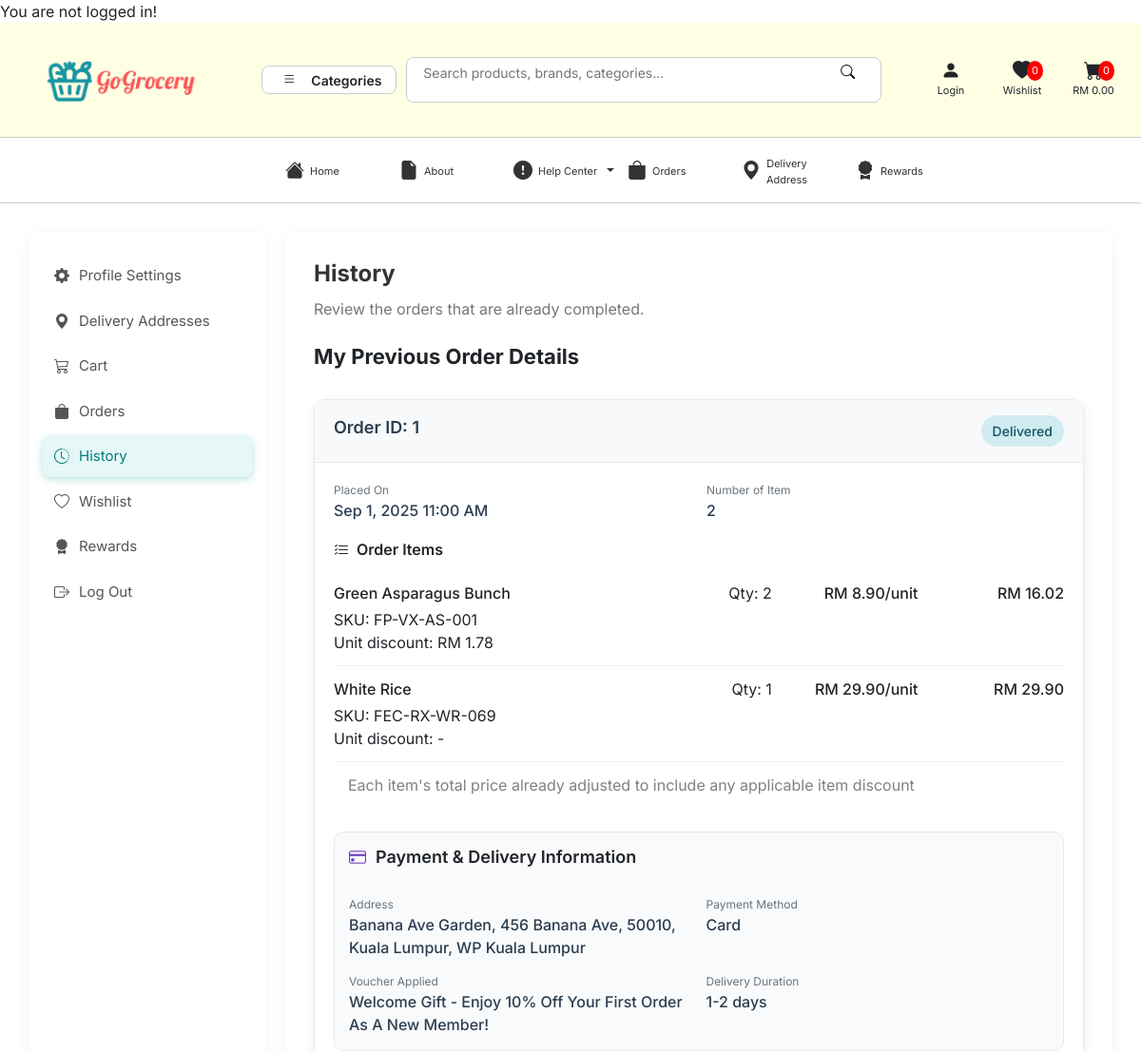
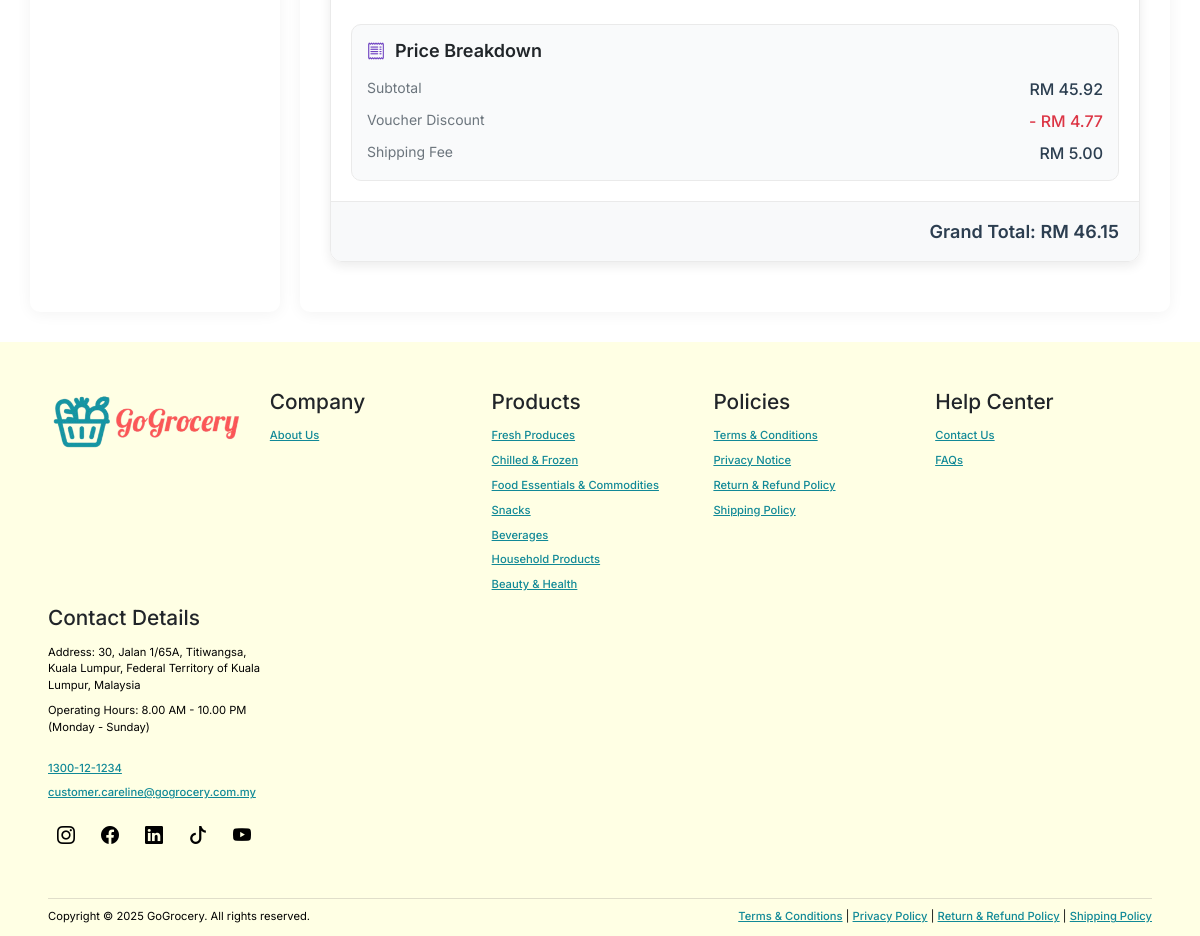
The app's page /profile/history/historyDetails.php?id=1 with its own data (2 pictures, top to bottom).
### tables this page shows
CREATE TABLE IF NOT EXISTS orders (
  order_id INT UNSIGNED AUTO_INCREMENT PRIMARY KEY,
  user_id INT UNSIGNED NOT NULL,
  address_id INT UNSIGNED NOT NULL,
  status ENUM('paid','delivered') NOT NULL DEFAULT 'paid',   
  payment_method ENUM('card','bank_transfer','e_wallet','grabpay','fpx') NOT NULL,
  voucher_id INT UNSIGNED NULL,                     
  subtotal DECIMAL(10,2) NOT NULL DEFAULT 0.00,
  voucher_discount_value DECIMAL(10,2) NOT NULL DEFAULT 0.00,  
  shipping_fee DECIMAL(10,2) NOT NULL DEFAULT 0.00,
  delivery_duration VARCHAR(50) NOT NULL,
  grand_total DECIMAL(10,2) AS (subtotal - voucher_discount_value + shipping_fee) STORED,
  placed_at TIMESTAMP NOT NULL DEFAULT CURRENT_TIMESTAMP,
  KEY idx_orders_user (user_id),
  CONSTRAINT fk_orders_user
    FOREIGN KEY (user_id) REFERENCES users(user_id)
    ON DELETE RESTRICT ON UPDATE CASCADE,
  CONSTRAINT fk_orders_address
    FOREIGN KEY (address_id) REFERENCES addresses(address_id)
    ON DELETE RESTRICT ON UPDATE CASCADE,
  CONSTRAINT fk_orders_voucher
    FOREIGN KEY (voucher_id) REFERENCES vouchers(voucher_id)
    ON DELETE SET NULL ON UPDATE CASCADE
);

CREATE TABLE IF NOT EXISTS order_items (
  order_item_id INT UNSIGNED AUTO_INCREMENT PRIMARY KEY,
  order_id INT UNSIGNED NOT NULL,
  product_id INT UNSIGNED NOT NULL,
  product_name VARCHAR(255) NOT NULL,       
  sku VARCHAR(64) NOT NULL,                 
  unit_price DECIMAL(10,2) NOT NULL,
  quantity INT UNSIGNED NOT NULL CHECK (quantity > 0),
  line_discount DECIMAL(10,2) NOT NULL DEFAULT 0.00,     
  line_total DECIMAL(10,2) AS (unit_price * quantity - line_discount) STORED,
  KEY idx_order_items_order (order_id),
  KEY idx_order_items_product (product_id),
  CONSTRAINT fk_order_items_order
    FOREIGN KEY (order_id) REFERENCES orders(order_id)
    ON DELETE CASCADE ON UPDATE CASCADE,
  CONSTRAINT fk_order_items_product
    FOREIGN KEY (product_id) REFERENCES products(product_id)
    ON DELETE RESTRICT ON UPDATE CASCADE
);

CREATE TABLE IF NOT EXISTS vouchers (
  voucher_id INT UNSIGNED AUTO_INCREMENT PRIMARY KEY,
  voucher_name VARCHAR(100) NOT NULL UNIQUE,   
  description VARCHAR(255) NOT NULL,
  terms_conditions TEXT NOT NULL,             
  voucher_image_url VARCHAR(500) NOT NULL, 
  discount_type ENUM('PERCENT','FIXED') NOT NULL,
  discount_value DECIMAL(10,2) NOT NULL,
  min_subtotal DECIMAL(10,2) DEFAULT 0.00,    
  start_date TIMESTAMP NOT NULL,
  end_date TIMESTAMP NOT NULL,
  all_user_limit INT UNSIGNED DEFAULT NULL,   
  created_at TIMESTAMP NOT NULL DEFAULT CURRENT_TIMESTAMP
);

### profile/history/historyDetails.php (the view, shortened to what this page needs)
 <?php
if (isset($_GET['id'])) {
    $order_id = intval($_GET['id']);
} else {
    die("Fail to get order_id from order page.");
}
?>
<?php
include(__DIR__ . '/../../connect_db.php');
$errorMsg = null;
$orderStmt = $conn->prepare("SELECT * FROM orders WHERE order_id = ?");
$orderStmt->bind_param("i", $order_id);
if ($orderStmt->execute()){
    $orderResult = $orderStmt->get_result();
    $orderInfo = $orderResult->fetch_assoc();
} else {
    $errorMsg = $orderStmt->error;
}
$address_id = $orderInfo['address_id'];
$voucher_id = $orderInfo['voucher_id'];
$addressStmt = $conn->prepare("SELECT * FROM addresses WHERE address_id = ?");
$addressStmt->bind_param("i", $address_id);
if ($addressStmt->execute()){
    $addressResult = $addressStmt->get_result();
    $address = $addressResult->fetch_assoc();
    $parts = [];
    if (!empty($address['apartment'])) {
        $parts[] = $address['apartment'];
    }
    $parts[] = $address['street'];
    $parts[] = $address['postcode'];
    $parts[] = $address['city'];
    $parts[] = $address['state_territory'];
    $address = implode(", ", $parts);
} else {
    $errorMsg = $addressStmt->error;
}
$itemStmt = $conn->prepare("SELECT * FROM order_items WHERE order_id = ?");
$itemStmt->bind_param("i", $order_id);
if ($itemStmt->execute()){
    $itemResult = $itemStmt->get_result();
    $orderItemList = [];
    while($row = $itemResult->fetch_assoc()) {
        $orderItemList[] = $row;
    }
} else {
    $errorMsg = $itemStmt->error;
}
$voucherStmt = $conn->prepare("SELECT * FROM vouchers WHERE voucher_id = ?");
$voucherStmt->bind_param("i", $voucher_id);
$voucher = null;
if ($voucherStmt->execute()){
    $voucherResult = $voucherStmt->get_result();
    $voucher = $voucherResult->fetch_assoc();
} else {
    $errorMsg = $voucherStmt->error;
}
?>
<!DOCTYPE html>
<html>
    <head>
        <link href="https://cdn.jsdelivr.net/npm/bootstrap-icons/font/bootstrap-icons.css" rel="stylesheet">
        <link href="https://cdn.jsdelivr.net/npm/bootstrap@5.3.0/dist/css/bootstrap.min.css" rel="stylesheet">
        <link rel="stylesheet" href="https://cdn.jsdelivr.net/npm/bootstrap-icons@1.11.3/font/bootstrap-icons.css">
        <link rel="stylesheet" href="../../css/profile_styles.css">
        <link rel="stylesheet" href="../../css/orders_history_styles.css">
        <link rel="stylesheet" href="../../css/styles.css">
        <link rel="stylesheet" href="../../css/header_styles.css">
        <link rel="stylesheet" href="../../css/footer_styles.css">
    </head>
    <body>
        <header><?php include("../../header.php") ?></header>
        <div class="main-container">
            <div id="profileSettingSideBar">
                <ul class="menu-items">
                    <li><a href=""><i class="bi bi-gear-fill"></i> Profile Settings</a></li>
                    <li><a href="../deliveryAddress/index.php"><i class="bi bi-geo-alt-fill"></i> Delivery Addresses</a></li>
                    <li><a href="../cart/index.php"><i class="bi bi-cart3"></i> Cart</a></li>
                    <li><a href="../order/index.php"><i class="bi bi-bag-fill"></i> Orders</a></li>
                    <li><a href="../history/index.php" class="active"><i class="bi bi-clock-history"></i> History</a></li>
                    <li><a href="../wishlist/index.php"><i class="bi bi-heart"></i> Wishlist</a></li>
                    <li><a href="../reward/index.php"><i class="bi bi-award-fill"></i> Rewards</a></li>
                    <li><a href="../../auth/logout.php"><i class="bi bi-box-arrow-right"></i> Log Out</a></li>
                </ul>
            </div>
            <div id="profileContent">
                <div class="content-header">
                    <h1 style="text-align: left;">History</h1>
                    <p>Review the orders that are already completed.</p>
                </div>
                <div class="content">
                    <h2>My Previous Order Details</h2>
                    <?php if (!empty($errorMsg)): ?>
                        <p class="errMessage">Error occurred when fetching records. Please try again.</p>
                        <pre class="errMessage"><?php echo htmlspecialchars($errorMsg); ?></pre>
                    <?php elseif (empty($orderInfo)): ?>
                        <p class="tips">No order record found</p>
                    <?php else: ?>
                        <br/>
                    <?php endif; ?>
                    <div class="card-order">
                        <div class="order-header">
                            <h3 class="order-orderId">Order ID: <?php echo htmlspecialchars($order_id); ?></h3>
                            <p class="order-status status-delivered">Delivered</p>
                        </div>
                        <div class="order-body">
                            <div class="order-details">
                                <div class="detail-item">
                                    <p class="detail-label">Placed On</p>
                                    <p class="detail-value">
                                        <?php echo isset($orderInfo['placed_at'])
                                            ? htmlspecialchars(date('M j, Y g:i A', strtotime($orderInfo['placed_at'])))
                                            : '-'; ?>
                                    </p>
                                </div>
                                <div class="detail-item">
                                    <p class="detail-label">Number of Item</p>
                                    <p class="detail-value"><?php echo htmlspecialchars(count($orderItemList)); ?></p>
                                </div>
                            </div>
                            <div class="order-items">
                                <h4 class="items-title"><i class="bi bi-list-check"></i> Order Items</h4>
                                <ul class="item-list">
                                    <?php foreach ($orderItemList as $item): ?>
                                    <li>
                                        <div class="item-info">
                                            <div class="item-name"><?php echo htmlspecialchars($item['product_name']); ?></div>
                                            <div class="item-details">SKU: <?php echo htmlspecialchars($item['sku']); ?></div>
                                            <p class="item-details">
                                                Unit discount:
                                                <?php echo ($item['line_discount'] > 0) ? "RM " . htmlspecialchars(number_format($item['line_discount'], 2)) : "-"; ?>
                                            </p>
                                        </div>
                                        <div class="item-quantity">Qty: <?php echo htmlspecialchars($item['quantity']); ?></div>
                                        <div class="item-price">RM <?php echo htmlspecialchars(number_format($item['unit_price'], 2)); ?>/unit</div>
                                        <div class="item-total">RM <?php echo htmlspecialchars(number_format($item['line_total'], 2)); ?></div>
                                    </li>
                                    <?php endforeach; ?>
                                    <p class="tips">Each item's total price already adjusted to include any applicable item discount</p>
                                </ul>
                            </div>
                            <div class="order-payment-section">
                                <h4 class="payment-title"><i class="bi bi-credit-card"></i> Payment & Delivery Information</h4>
                                <div class="payment-item">
                                    <p class="payment-label">Address</p>
                                    <p class="payment-value"><?php echo isset($address) ? htmlspecialchars($address) : '-'; ?></p>
                                </div>
                                <div class="payment-item">
                                    <p class="payment-label">Payment Method</p>
                                    <p class="payment-value"><?php echo isset($orderInfo['payment_method']) ? htmlspecialchars(ucfirst($orderInfo['payment_method'])) : '-'; ?></p>
                                </div>
                                <div class="payment-item">
                                    <p class="payment-label">Voucher Applied</p>
                                    <p class="payment-value"><?php echo isset($voucher) && !empty($voucher) ? htmlspecialchars(ucwords($voucher['description'])) : '-'; ?></p>
                                </div>
                                <div class="payment-item">
                                    <p class="payment-label">Delivery Duration</p>
                                    <p class="payment-value"><?php echo isset($orderInfo['delivery_duration']) ? htmlspecialchars($orderInfo['delivery_duration']) : '-'; ?></p>
                                </div>
                            </div>
                            <div class="breakdown-section">
                                <h4 class="breakdown-title"><i class="bi bi-receipt"></i> Price Breakdown</h4>
                                <div class="breakdown-vertical">
                                    <div class="breakdown-item">
                                        <p class="breakdown-label">Subtotal</p>
                                        <p class="breakdown-value">RM <?php echo isset($orderInfo['subtotal']) ? htmlspecialchars(number_format($orderInfo['subtotal'], 2)) : '0.00'; ?></p>
                                    </div>
                                    <div class="breakdown-item">
                                        <p class="breakdown-label">Voucher Discount</p>
                                        <p class="breakdown-value discountValue">- RM <?php echo isset($orderInfo['voucher_discount_value']) ? htmlspecialchars(number_format($orderInfo['voucher_discount_value'], 2)) : '0.00'; ?></p>
                                    </div>
                                    <div class="breakdown-item">
                                        <p class="breakdown-label">Shipping Fee</p>
                                        <p class="breakdown-value">RM <?php echo isset($orderInfo['shipping_fee']) ? htmlspecialchars(number_format($orderInfo['shipping_fee'], 2)) : '0.00'; ?></p>
                                    </div>
                                </div>
                            </div>
                        </div>
                        <div class="grand-total">
                            Grand Total: RM <?php echo isset($orderInfo['grand_total']) ? htmlspecialchars(number_format($orderInfo['grand_total'], 2)) : '-'; ?>
                        </div>
                    </div>
                </div>
            </div>
        </div>
        <footer><?php include("../../footer.php") ?> </footer>
    </body>
</html>

### records on screen
orders: placed_at "Sep 1, 2025 11:00 AM", payment_method "Card", delivery_duration "1-2 days", subtotal "45.92", voucher_discount_value "4.77", shipping_fee "5.00", grand_total "46.15"
order_items: product_name "Green Asparagus Bunch", sku "FP-VX-AS-001", line_discount "1.78", quantity "2", unit_price "8.90", line_total "16.02"
order_items: product_name "White Rice", sku "FEC-RX-WR-069", quantity "1", unit_price "29.90", line_total "29.90"
vouchers: description "Welcome Gift - Enjoy 10% Off Your First Order As A New Member!"

### other values on screen
$wishlist_count "0"
$cart_count "0"
$cart_total "0.00"
$order_id "1"
count($orderItemList) "2"
$address "Banana Ave Garden, 456 Banana Ave, 50010, Kuala Lumpur, WP Kuala Lumpur"
